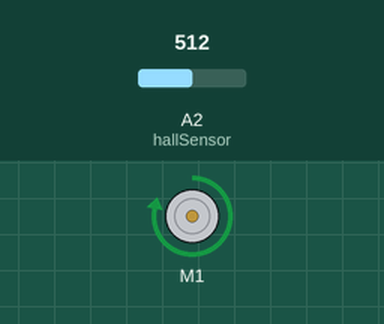
Recording of a sketch running on a simulated Arduino Uno, built with avr-gcc and run on an emulated ATmega328P. Parts: DC motor (green arrow = forward, orange = backward, longer = faster). The inputs (shaded band) are chosen by the test bench; at power-on: A2 (hallSensor) = 512.

Above: at 1.2 s.
1.3 s: A2 (hallSensor) set to 346
2.8 s: A2 (hallSensor) set to 317
At 3.3 s:
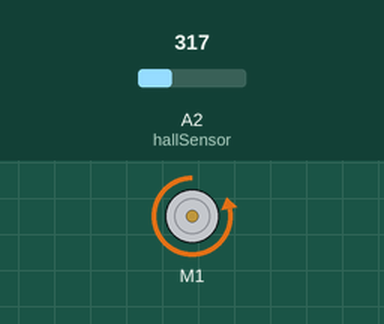
4.3 s: A2 (hallSensor) set to 511
At 5.5 s:
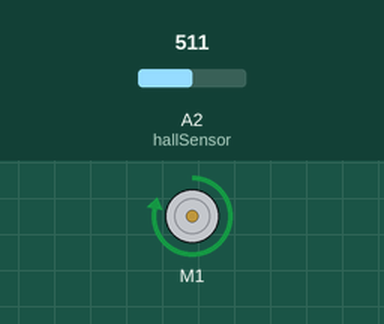
5.8 s: A2 (hallSensor) set to 306
At 6.7 s:
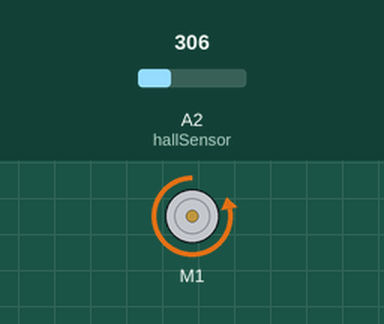
7.3 s: A2 (hallSensor) set to 716
At 7.9 s:
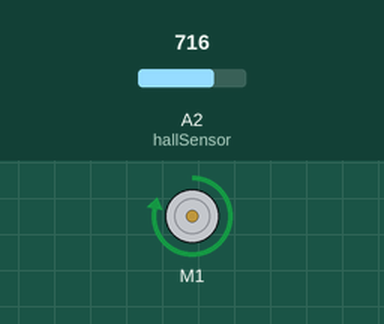
Timing chart, 0 to 9.8 s (numbered marks = the images above; inputs shaded):
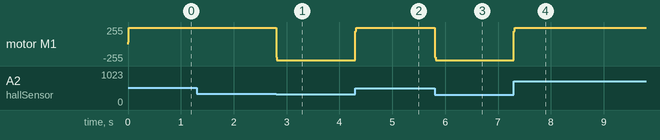

The sketch:

mag_lev.ino
```cpp
#include <Wire.h>
#include <Adafruit_MotorShield.h>
//#include "MegunoLink.h"

// Create the motor shield object with the default I2C address
Adafruit_MotorShield AFMS = Adafruit_MotorShield();

// Select which 'port' M1, M2, M3 or M4. In this case, M1
Adafruit_DCMotor *electroMagnet = AFMS.getMotor(1);


int levVal = 330;
int dlyVal = 200;
//TimePlot MyPlot;


float P = 4;
float I;
float D = - 100;
//float D = 0;
float DvalNew;
float DvalOld;
int setPoint = -100;


int hallSensor = A2;

// Set up times for delta calc
unsigned long currentTime;
unsigned long lastTime;
float dT = 1;
float tLenSensor = 4;
float tLenDval = 20;
float tLenMagVal = 30;
// Set up magnet control variables
int sensorValue;
int lastSensorValue;

int magVal;
int magValOld;
float lastInputVal;

float dSensorValue = 0;
int magnetPower;
int lastMagnetPower;


float removeElectromagnetEffect(int sensorValue, float dSensorValue,  int currentValue)
{
  return sensorValue + -518.7234 +  currentValue * 0.2921 - dSensorValue*15;
}

void PIDControl(float input, float dT){
  // Serial.println(DT, 6);
  DvalNew = (input - lastInputVal) / dT;

  lastInputVal = input;
  DvalOld = (1.0/tLenDval * DvalNew + (tLenDval - 1)/tLenDval * DvalOld);
  magVal = P * (input - setPoint) - D * DvalOld;
  magValOld = (1.0/tLenMagVal * magVal + (tLenMagVal - 1)/tLenMagVal * magValOld);

  if (magValOld > 255){
    magValOld = 255;
  }
  if (magValOld < -255){
    magValOld = -255;
  }

//  int thresh = 10;
//  if ((magVal - magValOld) > thresh){
//    magVal = magValOld + thresh;
//  }
//  if ((magVal - magValOld) < -thresh){
//    magVal = magValOld - thresh;
//  }
  Serial.println(magValOld);
//  Serial.println(magVal-magValOld);
//  magValOld = magVal;
//  Serial.print(300*DvalOld);
//  Serial.print(",");
//  Serial.println(magVal);
  setMagnet(magValOld);
}

void setMagnet(int input){
  magnetPower = int(1/10.0 * input +9/10.0 * lastMagnetPower);
  lastMagnetPower = magnetPower;
  if (input < 0 ){
    if(input < -255)
    {
      input = -255;
    }
    electroMagnet->run(BACKWARD);
  }
  else
  {
    if(input > 255)
    {
      input = 255;
    }
    electroMagnet->run(FORWARD);
  }
  // Serial.println(magnetPower);
  electroMagnet->setSpeed(abs(magnetPower));
}


void setup() {
  // put your setup code here, to run once:
//  pinMode(A0, OUTPUT);
//  digitalWrite(A0, LOW);
//  pinMode(A1, OUTPUT);
//  digitalWrite(A1, HIGH);
  pinMode(hallSensor, INPUT);

  Serial.begin(115200);

  AFMS.begin();  // create with the default frequency 1.6KHz
}


// My PID code
//void loop() {
//  sensorValue = analogRead(hallSensor);
//  currentTime = millis();
////  magnetPower = 100 * sin(currentTime / 2.0);
////  setMagnet(magnetPower);
////  sensorValue = 100 * sin(currentTime / 50.0);
//  dSensorValue = (tLenSensor-1)/tLenSensor * dSensorValue + 1/tLenSensor * (sensorValue-lastSensorValue)/dT;
////  Serial.print(100 * sin(currentTime / 400.0));
////  Serial.print(",");
////  Serial.println(sensorValue);
////
////  Serial.print(40 * dSensorValue);
////  Serial.print(",");
////  Serial.println(removeElectromagnetEffect(sensorValue, dSensorValue, magnetPower));
////  Serial.println(sensorValue);
//
//  PIDControl(removeElectromagnetEffect(sensorValue, dSensorValue, magnetPower), dT);
////  Serial.println(dT);
//  lastSensorValue = sensorValue;
//  delay(1);
//  dT = (currentTime - lastTime)*2;
//  lastTime = currentTime;
//}

// My BangBang code
void loop() {
  sensorValue = analogRead(hallSensor);
//  Serial.println(sensorValue);

  if (sensorValue > levVal){
    setMagnet(255);

  }
  else{
    setMagnet(-255);
  }
  delayMicroseconds(dlyVal);
}
```

Measured:
- the behaviour switches between 331 and 330 on A2 (hallSensor) (found by bisection; images 0 and 1)
- after the input at 1.3 s, every drawn part: stays the same
- after the input at 2.8 s, motor M1: forward 246/255 → backward 246/255 at once
- after the input at 4.3 s, motor M1: backward 246/255 → forward 246/255 at once
- after the input at 5.8 s, motor M1: forward 246/255 → backward 246/255 at once
- after the input at 7.3 s, motor M1: backward 246/255 → forward 246/255 at once
